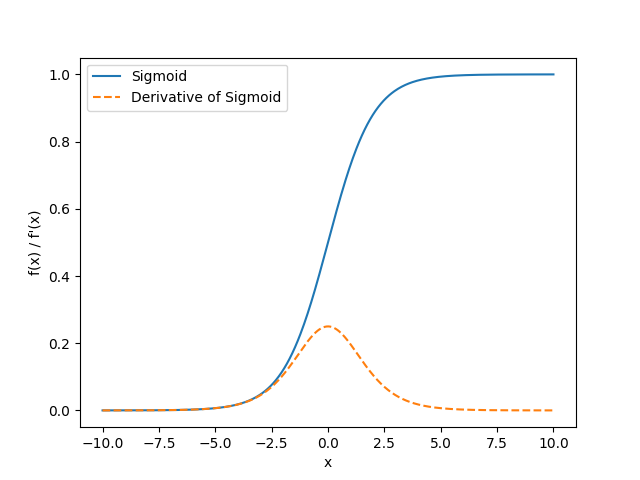

This figure's Python source:
import matplotlib.pyplot as plt
import numpy as np

def sigmoid(x):
    return 1 / (1 + np.exp(-x))

def sigmoid_derivative(x):
    return sigmoid(x) * (1 - sigmoid(x))

fig, ax = plt.subplots()
ax.plot(np.linspace(-10, 10, 500), sigmoid(np.linspace(-10, 10, 500)), label='Sigmoid')
ax.plot(np.linspace(-10, 10, 500), sigmoid_derivative(np.linspace(-10, 10, 500)), label='Derivative of Sigmoid', linestyle='--')
plt.xlabel('x')
plt.ylabel('f(x) / f\'(x)')
plt.legend()
plt.savefig('sigmoid_plot.png')
plt.show()
